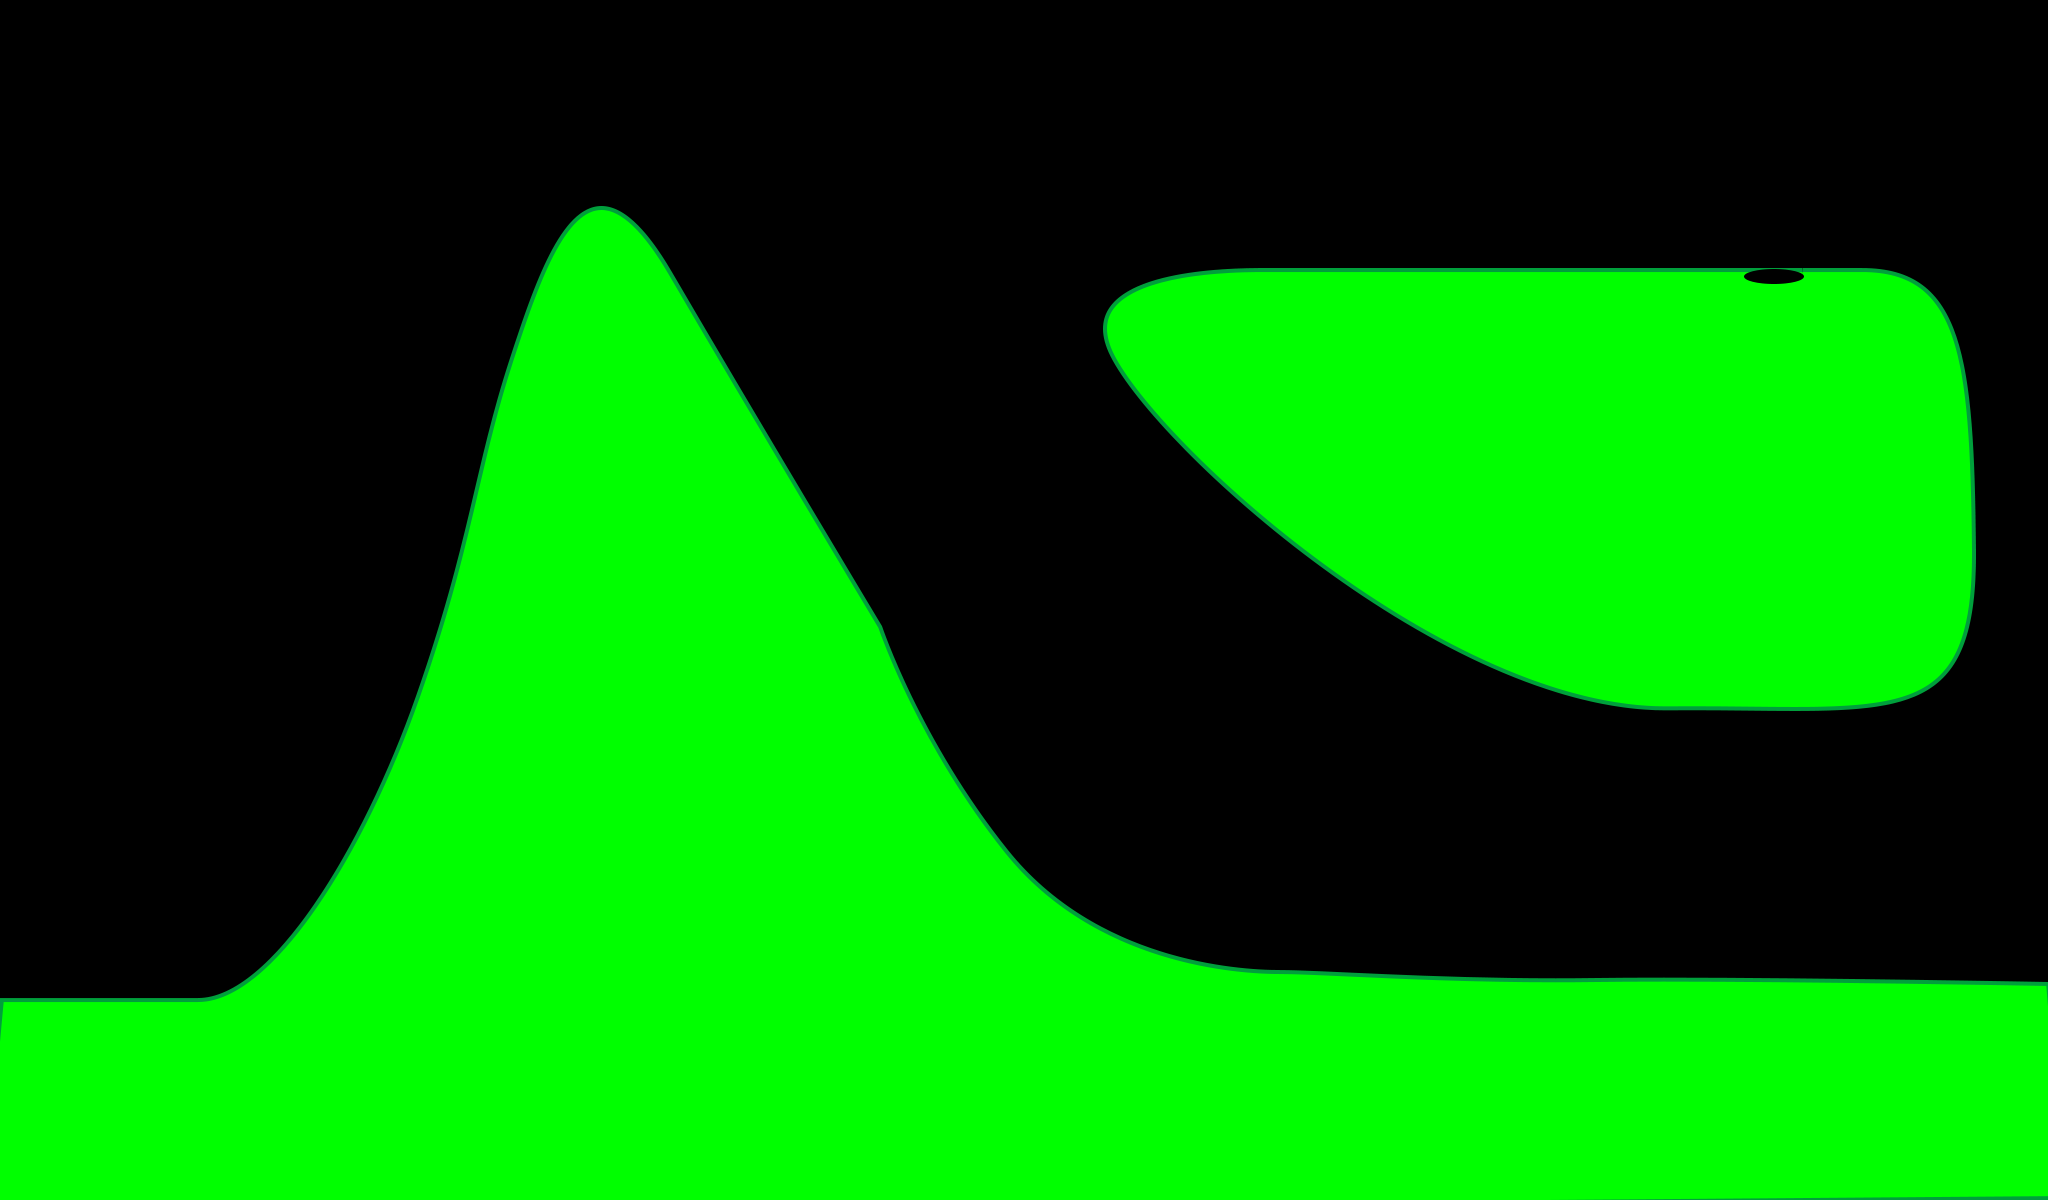

A 2D game scene composited from a Tiled map and its tileset images. What follows is a short description and the map's XML, with each tile layer's data collapsed to a summary:
An orthogonal 16x20 tile map with 128x60 px tiles, 1 tile layer (Capa de Patrones 1) and 6 objects.

<map version="1.0" orientation="orthogonal" renderorder="right-down" width="16" height="20" tilewidth="128" tileheight="60" nextobjectid="9">
 <tileset firstgid="1" name="mapa1" tilewidth="128" tileheight="60" tilecount="320" columns="16">
  <image source="Fondo4.png" width="2048" height="1200" />
 </tileset>
 <layer name="Capa de Patrones 1" width="16" height="20">
  <data>[320 cells, 320 non-empty, 320 distinct tile ids]</data>
 </layer>
 <objectgroup name="objetos">
  <object id="1" x="57.5758" y="912.121" width="81.8182" height="81.8182">
   <properties>
    <property name="pelota" type="float" value="0" />
   </properties>
   <ellipse />
  </object>
  <object id="3" x="1748" y="284">
   <properties>
    <property name="hoyo" type="float" value="0" />
   </properties>
   <polyline points="0,0 52,0" />
  </object>
  <object id="4" x="0" y="1000">
   <properties>
    <property name="rozamiento" type="float" value="0.59999999999999998" />
   </properties>
   <polyline points="0,0 196.97,0 221.212,-6.06061 354.545,-142.424 412.121,-284.848 506.061,-590.909 560.606,-769.697 600,-790.909 639.394,-772.727 821.212,-472.727 903.03,-321.212 945.455,-233.333 1003.03,-145.455 1018.67,-132 1029.33,-121.333 1044,-109.333 1054.67,-100 1062.67,-93.3333 1074.67,-85.3333 1086.67,-77.3333 1108,-65.3333 1144,-50.6667 1232,-28 1425.33,-20 2041.33,-16 2045.33,196 0,197.333 0,1.33333" />
  </object>
  <object id="5" x="1802.67" y="274.667">
   <properties>
    <property name="rozamiento" type="float" value="0.59999999999999998" />
   </properties>
   <polyline points="0,0 84,-2.66667 142.667,36 172,273.333 130.667,402.667 -54.6667,428 -337.333,374.667 -670.667,105.333 -684,20 -576,-8 -69.3333,-5.33333" />
  </object>
  <object id="7" x="0" y="1016">
   <properties>
    <property name="rozamiento" type="float" value="0" />
   </properties>
   <polyline points="0,0 0,-2360 2128,-2376" />
  </object>
  <object id="8" x="2040" y="984">
   <properties>
    <property name="rozamiento" type="float" value="0" />
   </properties>
   <polyline points="0,0 8,-2384" />
  </object>
 </objectgroup>
</map>
